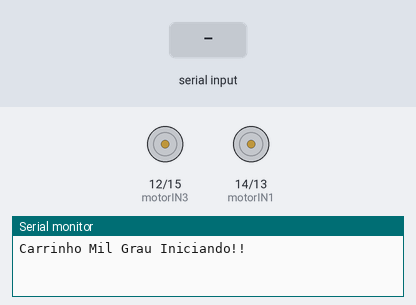
The sketch below on a simulated Arduino Uno, built with avr-gcc and run on an emulated ATmega328P. Parts: motor-driver pin pairs drawn as motors (green arrow = first pin HIGH = forward, orange = second pin HIGH = backward, longer = more drive), the last lines printed to the serial monitor. The inputs (shaded band) are chosen by the test bench.

Above: at 1.2 s.
1.3 s: "a" received over Serial
At 2.2 s:
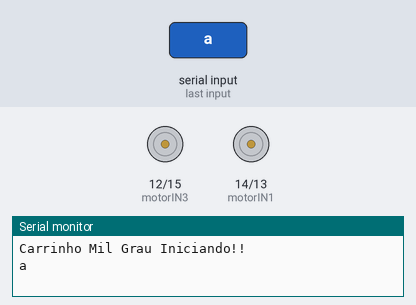
2.9 s: "b" received over Serial
At 3.5 s:
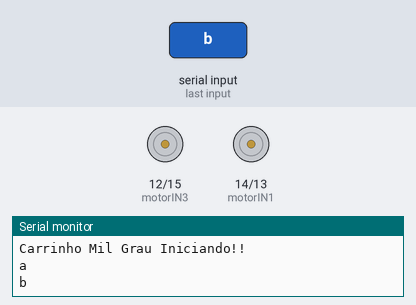
Timing chart, 0 to 5.9 s (numbered marks = the images above; inputs shaded):
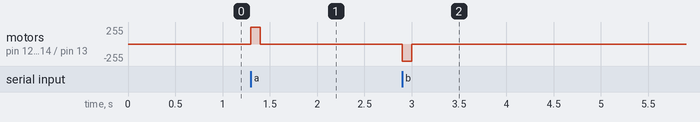

The sketch:

CarrinhoMilGrau.ino
```cpp
int motorIN1 = 14;
int motorIN2 = 13;
int motorIN3 = 12;
int motorIN4 = 15;


void setup() {
  Serial.begin(115200);
  Serial.println("");
  Serial.println("Carrinho Mil Grau Iniciando!!");

  pinMode(motorIN1, OUTPUT);
  pinMode(motorIN2, OUTPUT);
  pinMode(motorIN3, OUTPUT);
  pinMode(motorIN4, OUTPUT);

  // Parar os motores no início
}

void loop() {
  char ler;

  if (Serial.available()) {
    ler = Serial.read();  // Ler o número enviado pelo Serial
    Serial.println(ler);

    switch (ler) {
      case 'a':
        return forward();
        break;
      case 'b':
        return backward();
        break;
      case 'c':
        return stopcar();
        break;
    }
  }
}
```

paraFrente.ino
```cpp
void forward() {
  digitalWrite(motorIN1, HIGH);
  digitalWrite(motorIN2, LOW);
  digitalWrite(motorIN3, HIGH);
  digitalWrite(motorIN4, LOW);
  delay(100);
  stopcar();
}
```

paraTras.ino
```cpp
void backward() {
  digitalWrite(motorIN1, !HIGH);
  digitalWrite(motorIN2, !LOW);
  digitalWrite(motorIN3, !HIGH);
  digitalWrite(motorIN4, !LOW);
    delay(100);
  stopcar();
}
```

parar.ino
```cpp
void stopcar() {
  digitalWrite(motorIN1, LOW);
  digitalWrite(motorIN2, LOW);
  digitalWrite(motorIN3, LOW);
  digitalWrite(motorIN4, LOW);
}
```

Measured:
- after the input at 1.3 s, motor on pin 12 (motorIN3) / pin 15 (motorIN4), motor on pin 14 (motorIN1) / pin 13 (motorIN2): stopped → forward 255/255 at once, → stopped 0.10 s later
- after the input at 2.9 s, motor on pin 12 (motorIN3) / pin 15 (motorIN4), motor on pin 14 (motorIN1) / pin 13 (motorIN2): stopped → backward 255/255 at once, → stopped 0.10 s later
